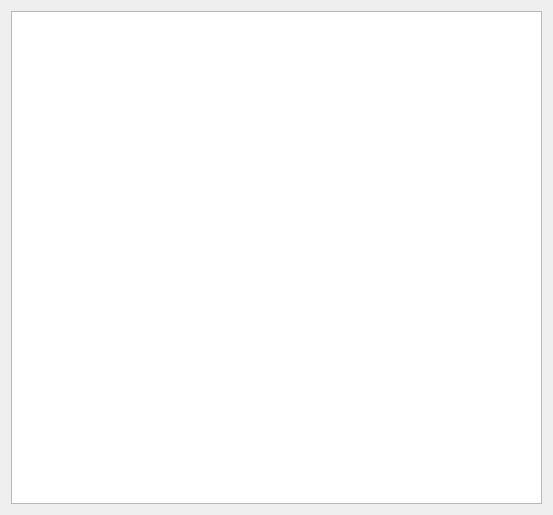
<?xml version="1.0" encoding="UTF-8"?>
<ui version="4.0">
 <class>ascii</class>
 <widget class="QWidget" name="ascii">
  <property name="geometry">
   <rect>
    <x>0</x>
    <y>0</y>
    <width>553</width>
    <height>515</height>
   </rect>
  </property>
  <property name="windowTitle">
   <string>Form</string>
  </property>
  <layout class="QVBoxLayout" name="verticalLayout">
   <item>
    <widget class="QGraphicsView" name="graphicsView">
     <property name="styleSheet">
      <string notr="true">background-image: url(:/new/prefix1/img/ascii-table.jpg);</string>
     </property>
    </widget>
   </item>
  </layout>
 </widget>
 <resources/>
 <connections/>
</ui>
